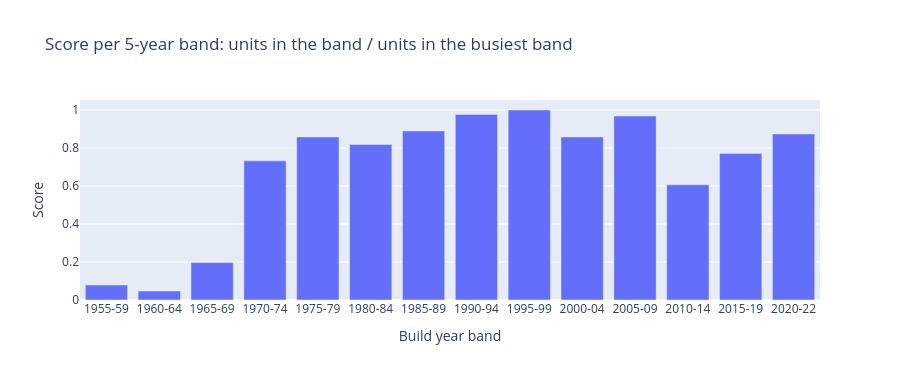

Notebook source saved alongside this figure:
### Markdown cell above
**Frequency per 5-year band, scaled so the maximum is 1.** The same idea with wider bins: counting over five
years averages out the noise, and a one-year spike lifts its own band instead of setting the scale for all of
them.

### Code cell
band_start = years.astype(int) // 5 * 5
per_band = band_start.value_counts().sort_index()
band_score = per_band / per_band.max()
band_label = {start: f"{start}-{str(min(start + 4, int(years.max())))[2:]}" for start in per_band.index}

fig = px.bar(x=[band_label[s] for s in per_band.index], y=band_score.values, height=380,
             title="Score per 5-year band: units in the band / units in the busiest band",
             labels={"x": "Build year band", "y": "Score"})
fig.update_xaxes(type="category")  # otherwise labels like "1975-79" are read as dates
fig.show()

listed["band"] = (listed["build_year"] // 5 * 5).map(band_label)
listed["band score"] = (listed["build_year"] // 5 * 5).map(band_score).round(2)
listed[["build_year", "band", "band score"]]

### Figure 1 — Plotly figure (JSON) as saved in the notebook; plotly's stock layout.template omitted (floating-point values rounded to 4 significant figures)
{"data": [{"hovertemplate": "Build year band=%{x}<br>Score=%{y}<extra></extra>", "legendgroup": "", "marker": {"color": "#636efa", "pattern": {"shape": ""}}, "name": "", "orientation": "v", "showlegend": false, "textposition": "auto", "type": "bar", "x": ["1955-59", "1960-64", "1965-69", "1970-74", "1975-79", "1980-84", "1985-89", "1990-94", "1995-99", "2000-04", "2005-09", "2010-14", "2015-19", "2020-22"], "xaxis": "x", "y": [0.07874, 0.04724, 0.1969, 0.7323, 0.8583, 0.8189, 0.8898, 0.9764, 1.0, 0.8583, 0.9685, 0.6063, 0.7717, 0.874], "yaxis": "y"}], "layout": {"barmode": "relative", "height": 380, "legend": {"tracegroupgap": 0}, "title": {"text": "Score per 5-year band: units in the band / units in the busiest band"}, "xaxis": {"anchor": "y", "domain": [0, 1], "title": {"text": "Build year band"}, "type": "category"}, "yaxis": {"anchor": "x", "domain": [0, 1], "title": {"text": "Score"}}}}
